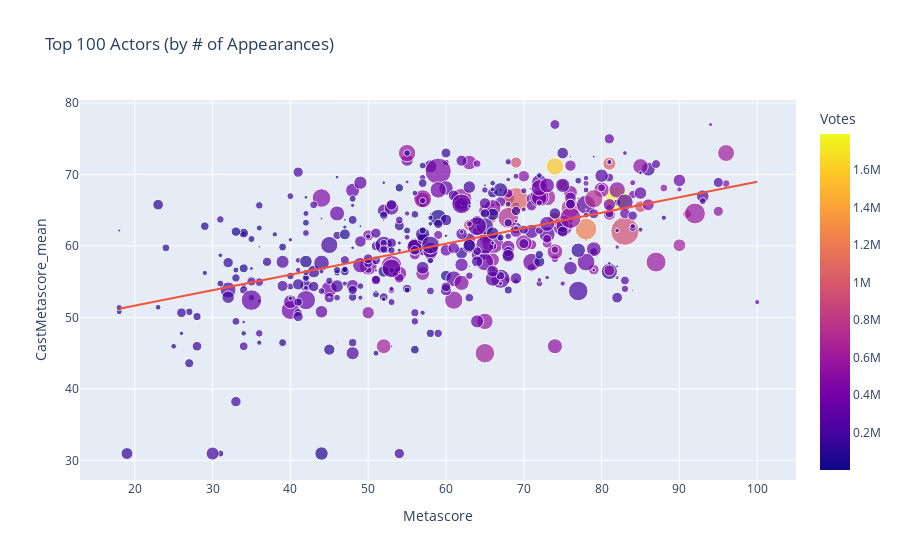

Here is the notebook cell this chart was saved with:
### Code cell
fig = px.scatter(
    data_frame=dfCS,
    x="Metascore", y="CastMetascore_mean",
    size='Revenue', color='Votes',
    trendline='ols',
    title='Top 100 Actors (by # of Appearances)',
)
olsResults = px.get_trendline_results(fig)
fig.show()
olsResults.px_fit_results.iloc[0].summary2()

### Figure 1 — Plotly figure (JSON) as saved in the notebook; plotly's stock layout.template omitted (floating-point values rounded to 4 significant figures; data arrays with more than 128 entries replaced by an {"elided": "..."} marker saying what was removed)
{"data": [{"hovertemplate": "Metascore=%{x}<br>CastMetascore_mean=%{y}<br>Revenue=%{marker.size}<br>Votes=%{marker.color}<extra></extra>", "legendgroup": "", "marker": {"color": {"elided": "516 int values"}, "coloraxis": "coloraxis", "size": {"elided": "516 float values"}, "sizemode": "area", "sizeref": 1.901, "symbol": "circle"}, "mode": "markers", "name": "", "orientation": "v", "showlegend": false, "type": "scatter", "x": {"elided": "516 int values"}, "xaxis": "x", "y": {"elided": "516 float values"}, "yaxis": "y"}, {"hovertemplate": "<b>OLS trendline</b><br>CastMetascore_mean = 0.216602 * Metascore + 47.3166<br>R<sup>2</sup>=0.244053<br><br>Metascore=%{x}<br>CastMetascore_mean=%{y} <b>(trend)</b><extra></extra>", "legendgroup": "", "marker": {"symbol": "circle"}, "mode": "lines", "name": "", "showlegend": false, "type": "scatter", "x": {"elided": "516 int values"}, "xaxis": "x", "y": {"elided": "516 float values"}, "yaxis": "y"}], "layout": {"coloraxis": {"colorbar": {"title": {"text": "Votes"}}, "colorscale": [[0, "#0d0887"], [0.1111, "#46039f"], [0.2222, "#7201a8"], [0.3333, "#9c179e"], [0.4444, "#bd3786"], [0.5556, "#d8576b"], [0.6667, "#ed7953"], [0.7778, "#fb9f3a"], [0.8889, "#fdca26"], [1, "#f0f921"]]}, "legend": {"itemsizing": "constant", "tracegroupgap": 0}, "title": {"text": "Top 100 Actors (by # of Appearances)"}, "xaxis": {"anchor": "y", "domain": [0, 1], "title": {"text": "Metascore"}}, "yaxis": {"anchor": "x", "domain": [0, 1], "title": {"text": "CastMetascore_mean"}}}}
